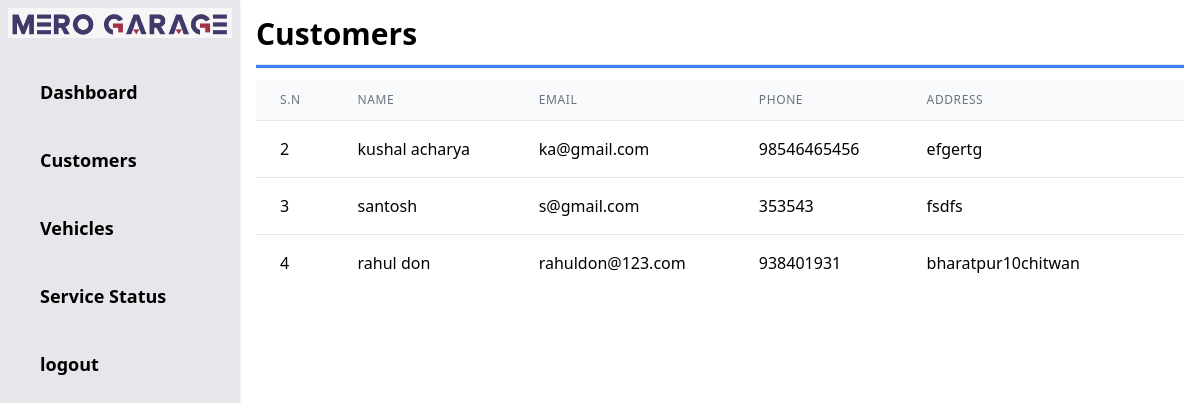
The page /admin/customers.php on the database as committed earlier.
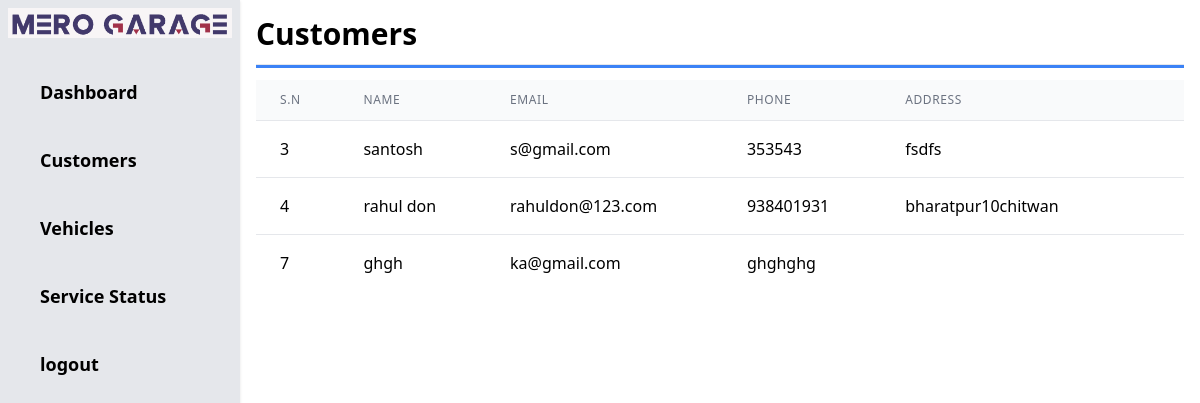
The same page on the database as committed later.
### tables this page shows
CREATE TABLE `customers` (
  `cid` int(11) NOT NULL,
  `cname` varchar(50) NOT NULL,
  `cemail` varchar(50) NOT NULL,
  `cphone` varchar(50) NOT NULL,
  `caddress` text NOT NULL
);

### admin/customers.php (the view, shortened to what the changed rows need)
<?php include 'header.php';
?>
<?php
    $qry = "SELECT * FROM customers ORDER BY cid ASC";
    include '../includes/dbconnection.php';
    $result = mysqli_query($conn, $qry);
?>
<h1 class="text-3xl font-bold">Customers</h1>
    <?php if($email == 'admin@gmail.com'){ ?>
        <div class="mb-4">
            <a href="addcustomer.php" class="bg-blue-500 hover:bg-blue-700 text-white font-bold py-2 px-4 rounded">Add Customer</a>
        </div>
        <div class="">
            <table class="min-w-full divide-y divide-gray-200">
                <thead class="bg-gray-50">
                    <tr>
                        <th scope="col"
                            class="px-6 py-3 text-left text-xs font-medium text-gray-500 uppercase tracking-wider">
                            S.N</th>
                        <th scope="col"
                            class="px-6 py-3 text-left text-xs font-medium text-gray-500 uppercase tracking-wider">
                            Name</th>
                        <th scope="col"
                            class="px-6 py-3 text-left text-xs font-medium text-gray-500 uppercase tracking-wider">
                            Email</th>
                        <th scope="col"
                            class="px-6 py-3 text-left text-xs font-medium text-gray-500 uppercase tracking-wider">
                            Phone</th>
                        <th scope="col"
                            class="px-6 py-3 text-left text-xs font-medium text-gray-500 uppercase tracking-wider">
                            Address</th>
                        <!-- <th scope="col"
                            class="px-6 py-3 text-left text-xs font-medium text-gray-500 uppercase tracking-wider">
                            Vehicle Number</th> -->
                        <th scope="col" class="relative px-6 py-3">
                            <span class="sr-only">Edit/Delete</span>
                        </th>
                    </tr>
                </thead>
                <tbody class="bg-white divide-y divide-gray-200">
                    <?php while($row = mysqli_fetch_assoc($result)){  ?>
                    <tr>
                        <td class="px-6 py-4 whitespace-nowrap"><?php echo $row['cid'];?></td>
                        <td class="px-6 py-4 whitespace-nowrap"><?php echo $row['cname'];?></td>
                        <td class="px-6 py-4 whitespace-nowrap"><?php echo $row['cemail'];?></td>
                        <td class="px-6 py-4 whitespace-nowrap"><?php echo $row['cphone'];?></td>
                        <td class="px-6 py-4 whitespace-nowrap"><?php echo $row['caddress'];?></td>
                        <td class="px-6 py-4 whitespace-nowrap text-right text-sm font-medium">
                            <a href="editcustomer.php?cid=<?php echo $row['cid'];?>" class="text-indigo-600 hover:text-indigo-900 mr-2">Edit</a>
                            <a href="customers.php?cid=<?php echo $row['cid'];?>" class="text-red-600 hover:text-red-900">Delete</a>
                        </td>
                    </tr>
                    <?php } ?>
                </tbody>
            </table>
        </div>
        <?php } else { ?>
            <div class="">
            <table class="min-w-full divide-y divide-gray-200">
                <thead class="bg-gray-50">
                    <tr>
                        <th scope="col"
                            class="px-6 py-3 text-left text-xs font-medium text-gray-500 uppercase tracking-wider">
                            S.N</th>
                        <th scope="col"
                            class="px-6 py-3 text-left text-xs font-medium text-gray-500 uppercase tracking-wider">
                            Name</th>
                        <th scope="col"
                            class="px-6 py-3 text-left text-xs font-medium text-gray-500 uppercase tracking-wider">
                            Email</th>
                        <th scope="col"
                            class="px-6 py-3 text-left text-xs font-medium text-gray-500 uppercase tracking-wider">
                            Phone</th>
                        <th scope="col"
                            class="px-6 py-3 text-left text-xs font-medium text-gray-500 uppercase tracking-wider">
                            Address</th>
                        <th scope="col" class="relative px-6 py-3">
                        </th>
                    </tr>
                </thead>
                <tbody class="bg-white divide-y divide-gray-200">
                    <?php while($row = mysqli_fetch_assoc($result)){  ?>
                    <tr>
                        <td class="px-6 py-4 whitespace-nowrap"><?php echo $row['cid'];?></td>
                        <td class="px-6 py-4 whitespace-nowrap"><?php echo $row['cname'];?></td>
                        <td class="px-6 py-4 whitespace-nowrap"><?php echo $row['cemail'];?></td>
                        <td class="px-6 py-4 whitespace-nowrap"><?php echo $row['cphone'];?></td>
                        <td class="px-6 py-4 whitespace-nowrap"><?php echo $row['caddress'];?></td>
                    </tr>
                    <?php } ?>
                </tbody>
            </table>
        </div>
        <?php } ?>

Rows that differ between the two databases and show on the page:
removed customers: cid "2", cname "kushal acharya", cemail "ka@gmail.com", cphone "98546465456", caddress "efgertg"
added customers: cid "7", cname "ghgh", cemail "ka@gmail.com", cphone "ghghghg"
